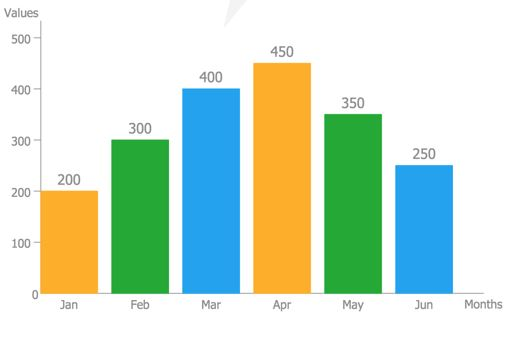
#> input picture input/images/Bar_Chart.JPG, 514 x 344 px
$ python -i bar_extractor.py   (imports and definitions only)
#> lines starting #> are read from the running program, lines starting #| are printed output that depends on the picture; after the words box and inside, x2 and y2 are one past the last pixel; in counts of white or black regions, pixels touching at a corner belong together
# graphs/bar_extractor.py
import cv2
import numpy as np

def extract_bars(image_path: str):
#> called with image_path = '../input/images/Bar_Chart.JPG'
    img = cv2.imread(image_path)
#> img is the input picture: shape (344, 514, 3); mean B, G, R 206.4, 225, 205.5
    gray = cv2.cvtColor(img, cv2.COLOR_BGR2GRAY)
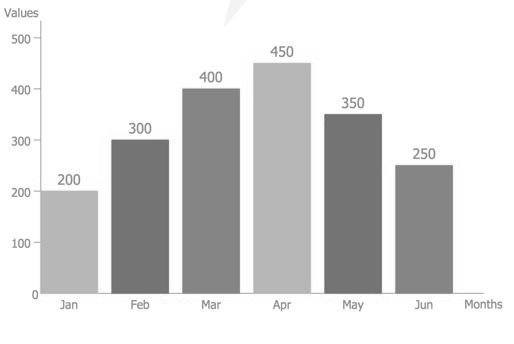
#> gray: shape (344, 514); min 103, max 255, mean 217.1

    _, thresh = cv2.threshold(gray, 200, 255, cv2.THRESH_BINARY_INV)
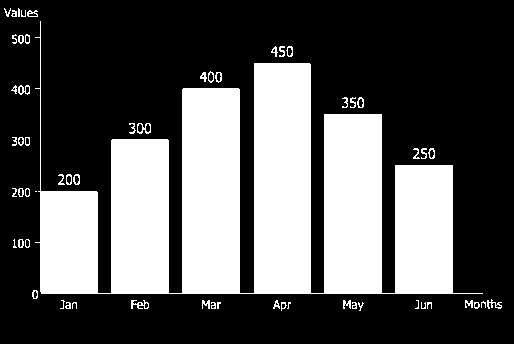
#> thresh: shape (344, 514); 34% white; 59 white regions (11 under 20 px)
    contours, _ = cv2.findContours(
        thresh, cv2.RETR_EXTERNAL, cv2.CHAIN_APPROX_SIMPLE
    )
#> contours = 59 contours, 28 with area under 20; largest, box (x1, y1, x2, y2) and area: (35, 21, 483, 294) 56662, (137, 123, 151, 134) 100, (18, 85, 30, 95) 71, (131, 300, 149, 309) 58, (73, 174, 80, 185) 53

    bars = []
    for cnt in contours:
        x, y, w, h = cv2.boundingRect(cnt)
        if h > 30 and w > 10:  # bar heuristic
            bars.append((x, h))
#> this loop made 59 passes
#> (x, y, w, h) on passes 1 to 12: (474, 302, 6, 7), (427, 302, 5, 7), (421, 302, 5, 7), (358, 302, 6, 9), (352, 302, 5, 7), (287, 302, 4, 7), (281, 302, 6, 9), (217, 302, 4, 7), (211, 302, 5, 7), (72, 302, 5, 7), (65, 302, 6, 7), (481, 301, 5, 7)
#> (cnt, x, y, w, h) on passes 25, 58: ([[35, 191], [36, 191]], 35, 191, 2, 1), ([[18, 8], [18, 16], [19, 16], [19, 9]], 18, 8, 2, 9)
#> after the loop, bars = [(35, 273)]

    bars = sorted(bars, key=lambda b: b[0])

    # Normalize heights
    max_h = max(h for _, h in bars)
#> max_h = 273
    values = [round(h / max_h * 10, 2) for _, h in bars]
#> values = [10]

    return values

>>> result = extract_bars('../input/images/Bar_Chart.JPG')
#> result = [10]
